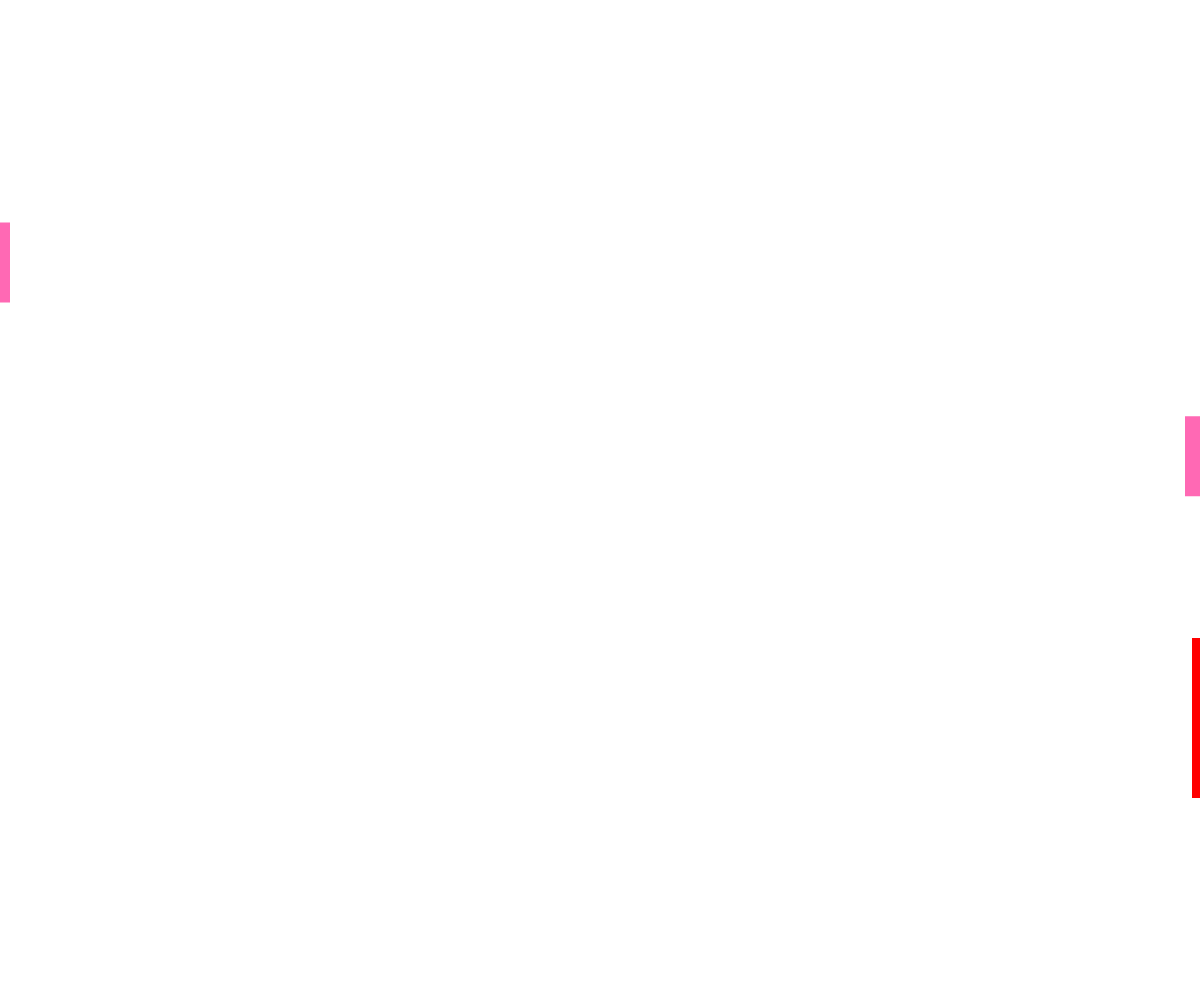
Frame 1 (no input)
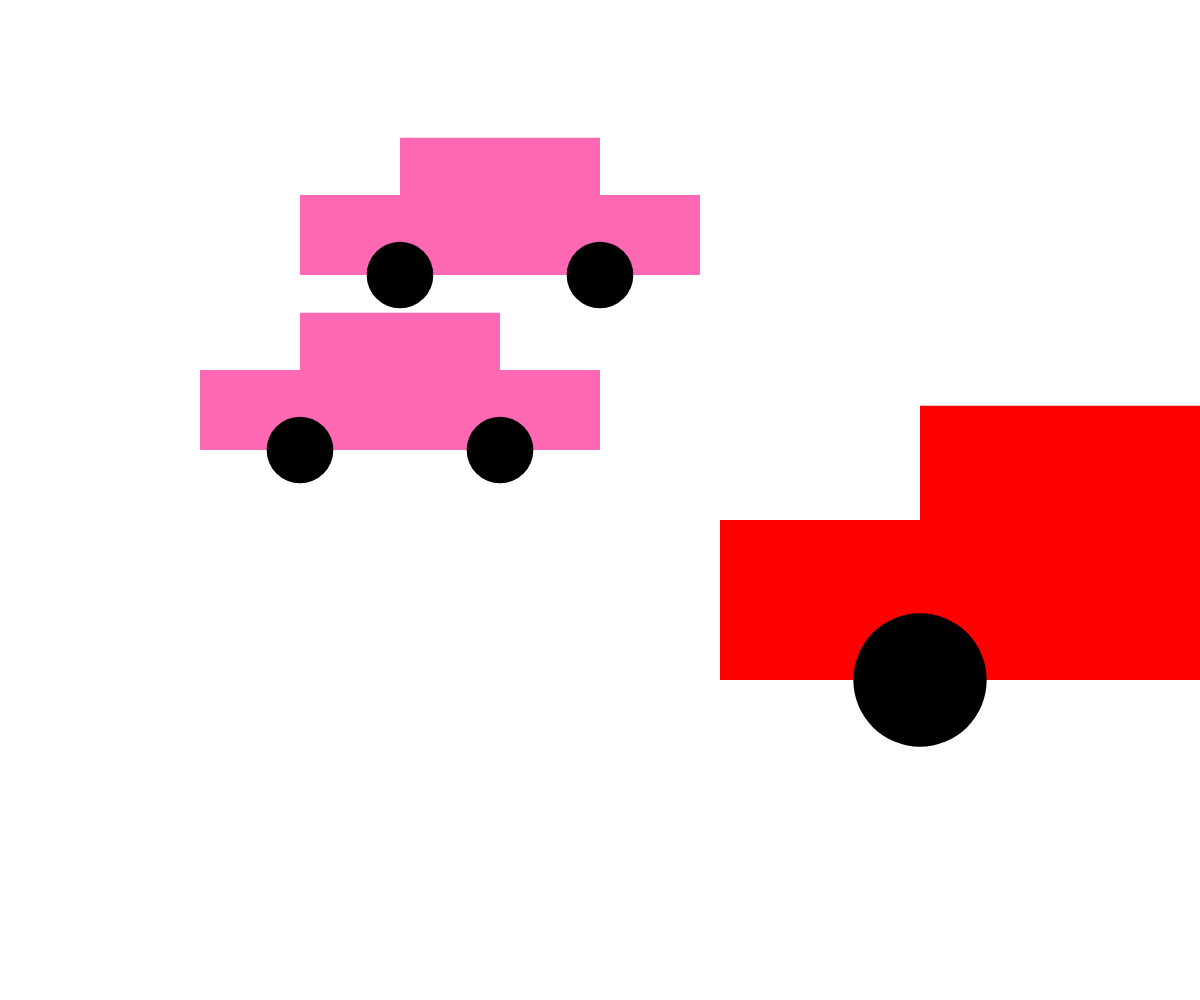
Frame 60 (no input)
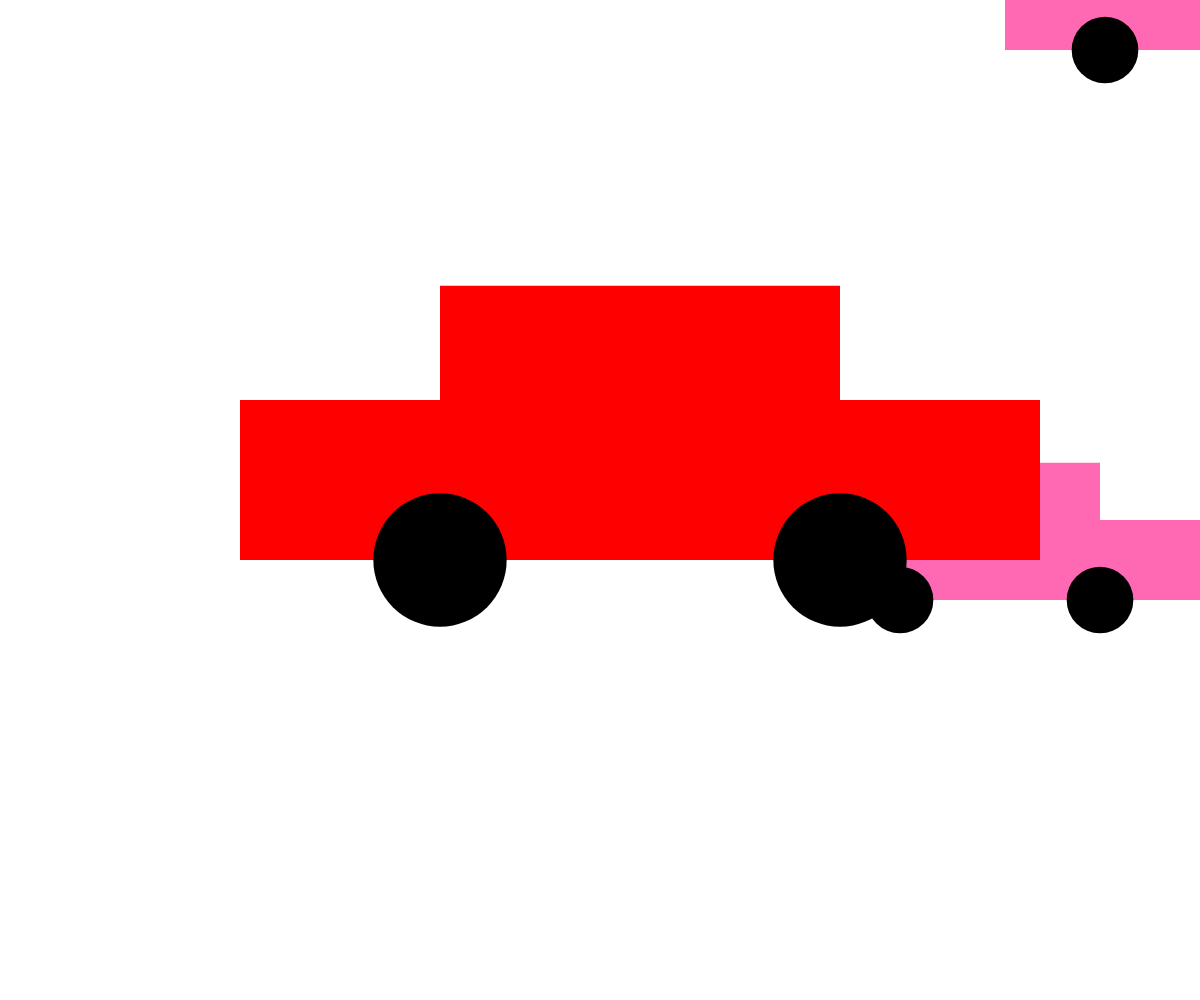
Frame 120 (the mouse pressed at the canvas centre since frame 60)

The p5.js sketch that drew these frames (run headless with seeded random() and noise() and a simulated clock; from frame 60 on, the mouse is pressed at the canvas centre):

// p5.js sketch
// ── sketch.js
const canvasWidth = window.innerWidth;
const canvasHeight = window.innerHeight; 

// feel free to change these values as you like!
const c1 = {
    x: -200,
    y: 300,
    width: 400,
    speed: 10,
    color: 'hotpink'
};

const c2 = {
    x: canvasWidth + 200,
    y: 500,
    width: 400,
    speed: -15,
    color: 'hotpink'
};

const c3 = {
    x: canvasWidth + 400,
    y: 800,
    width: 800,
    speed: -8,
    color: 'red'
};

// required to set up the canvas:
function setup() {
    createCanvas(canvasWidth, canvasHeight);
}


// animation loop:
function draw() {
    // clear the canvas:
    clear();

    // move the car:
    if (c1.x > canvasWidth + 200) {
        c1.x = -200;
    }

    if (c2.x < -200) {
        c2.x = canvasWidth + 200;
    }

    if (c3.x < -400) { 
        c3.x = canvasWidth + 400;
    }

    if (c1.y < -100) {
        c1.y = canvasHeight + 100;
    }

    if (c2.y < -100) {
        c2.y = canvasHeight + 100;
    }

    if (c3.y < -200) { 
        c3.y = canvasHeight + 200;
    }

    c1.y += c1.speed/4;
    c2.y += c2.speed/4;
    c3.y += c3.speed/4;

    c1.x += c1.speed;
    c2.x += c2.speed;
    c3.x += c3.speed;

    // redraw the car:
    drawCar(c1.x, c1.y, c1.width, c1.color);
    drawCar(c2.x, c2.y, c2.width, c2.color);
    drawCar(c3.x, c3.y, c3.width, c3.color);

}


// this function's job is to draw a car based on the 
// parameters the user passes in (x, y, size, fillColor, and wheelColor)
function drawCar(x, y, size, fillColor, wheelColor='black') {
    strokeWeight(0);
    
    // body
    fill(fillColor);
    rect(x - size/4, y - (size/5 + size/7), size / 2, size/7); // top
    rect(x - size/2, y - size/5, size, size/5); // bottom

    // wheels:
    fill(wheelColor);
    circle(x - size / 4, y, size / 6);
    circle(x + size / 4, y, size / 6);
}
